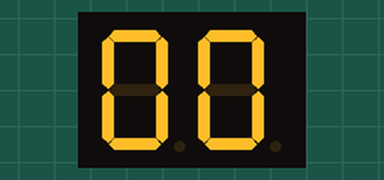
This sketch was run on a simulated Arduino Uno, built with avr-gcc and run on an emulated ATmega328P. On the bench: 2-digit seven-segment display. Wiring (inferred from the names in the program): 2-digit 7-segment display, segments lit when HIGH: segments pin 6, pin 5, pin 4, pin 3, pin 2, pin 1, pin 0, pin 7, pin 8, pin 9, pin 10, pin 11, pin 12, pin 13. The segment pins are drawn as the display they are named for.

Above: at 0.1 s.
At 5.1 s:
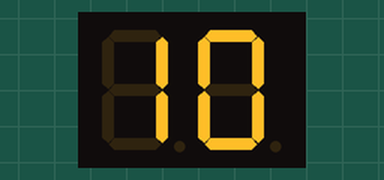
At 10.1 s:
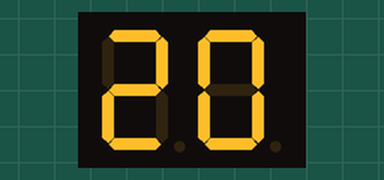
At 20.1 s:
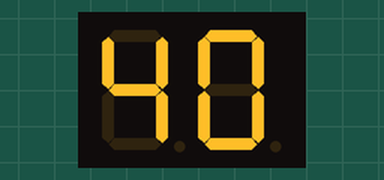
At 30.1 s:
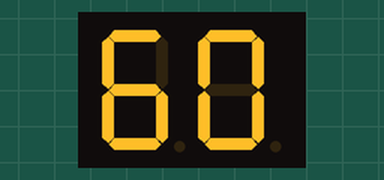
At 39.75 s:
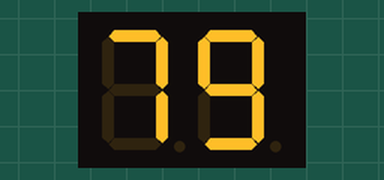

The sketch:

2_7SEGMENT.ino
```cpp
byte seg2[]={6,5,4,3,2,1,0};
byte seg1[]={7,8,9,10,11,12,13};
//byte seg3[]=;
int i=0,j=0;
void ZERO(byte A,byte B,byte C,byte D,byte E,byte F,byte G)
{
  digitalWrite(A,HIGH);
  digitalWrite(B,HIGH);
  digitalWrite(C,HIGH);
  digitalWrite(D,HIGH);
  digitalWrite(E,HIGH);
  digitalWrite(F,HIGH);
  digitalWrite(G,LOW);
}
void ONE(byte A,byte B,byte C,byte D,byte E,byte F,byte G)
{
  digitalWrite(A,LOW);
  digitalWrite(B,HIGH);
  digitalWrite(C,HIGH);
  digitalWrite(D,LOW);
  digitalWrite(E,LOW);
  digitalWrite(F,LOW);
  digitalWrite(G,LOW);
}
void TWO(byte *X)
{
  for(int j=0;j<7;j++)
  {
    if( j==2 || j==5)
    {
      digitalWrite(X[j],LOW);
    }
    else{
      digitalWrite(X[j],HIGH);
    }
  }
}
void THREE(byte A,byte B,byte C,byte D,byte E,byte F,byte G)
{
  digitalWrite(A,HIGH);
  digitalWrite(B,HIGH);
  digitalWrite(C,HIGH);
  digitalWrite(D,HIGH);
  digitalWrite(E,LOW);
  digitalWrite(F,LOW);
  digitalWrite(G,HIGH);
}
void FOUR(byte A,byte B,byte C,byte D,byte E,byte F,byte G)
{
  digitalWrite(A,LOW);
  digitalWrite(B,HIGH);
  digitalWrite(C,HIGH);
  digitalWrite(D,LOW);
  digitalWrite(E,LOW);
  digitalWrite(F,HIGH);
  digitalWrite(G,HIGH);
}
void FIVE(byte A,byte B,byte C,byte D,byte E,byte F,byte G)
{
  digitalWrite(A,HIGH);
  digitalWrite(B,LOW);
  digitalWrite(C,HIGH);
  digitalWrite(D,HIGH);
  digitalWrite(E,LOW);
  digitalWrite(F,HIGH);
  digitalWrite(G,HIGH);
}
void SIX(byte A,byte B,byte C,byte D,byte E,byte F,byte G)
{
  digitalWrite(A,HIGH);
  digitalWrite(B,LOW);
  digitalWrite(C,HIGH);
  digitalWrite(D,HIGH);
  digitalWrite(E,HIGH);
  digitalWrite(F,HIGH);
  digitalWrite(G,HIGH);
}
void SEVEN(byte A,byte B,byte C,byte D,byte E,byte F,byte G)
{
  digitalWrite(A,HIGH);
  digitalWrite(B,HIGH);
  digitalWrite(C,HIGH);
  digitalWrite(D,LOW);
  digitalWrite(E,LOW);
  digitalWrite(F,LOW);
  digitalWrite(G,LOW);
}
void EIGHT(byte A,byte B,byte C,byte D,byte E,byte F,byte G)
{
  digitalWrite(A,HIGH);
  digitalWrite(B,HIGH);
  digitalWrite(C,HIGH);
  digitalWrite(D,HIGH);
  digitalWrite(E,HIGH);
  digitalWrite(F,HIGH);
  digitalWrite(G,HIGH);
}
void NINE(byte A,byte B,byte C,byte D,byte E,byte F,byte G)
{
  digitalWrite(A,HIGH);
  digitalWrite(B,HIGH);
  digitalWrite(C,HIGH);
  digitalWrite(D,HIGH);
  digitalWrite(E,LOW);
  digitalWrite(F,HIGH);
  digitalWrite(G,HIGH);
}
void setup() {
  for(int i=0;i<7;i++)
 {
 pinMode(seg1[i],OUTPUT);   // put your setup code here, to run once:
 pinMode(seg2[i],OUTPUT);
// pinMode(seg3[i],OUTPUT);
 } // put your setup code here, to run once:

}

void loop() {

  for(int count=0;count<=99;count++)
  {

  i=count %10;
  j=count /10 ;
  switch(i)
  {
       case 0 : ZERO(seg1[0],seg1[1],seg1[2],seg1[3],seg1[4],seg1[5],seg1[6]);
              break;
    case 1 : ONE(seg1[0],seg1[1],seg1[2],seg1[3],seg1[4],seg1[5],seg1[6]);// put your main code here, to run repeatedly:
              break;
    case 2 :  TWO(seg1);
               break;
    case 3 :  THREE(seg1[0],seg1[1],seg1[2],seg1[3],seg1[4],seg1[5],seg1[6]);
               break;
    case 4 : FOUR(seg1[0],seg1[1],seg1[2],seg1[3],seg1[4],seg1[5],seg1[6]);
              break;
    case 5 :  FIVE(seg1[0],seg1[1],seg1[2],seg1[3],seg1[4],seg1[5],seg1[6]);
               break;
    case 6 :  SIX(seg1[0],seg1[1],seg1[2],seg1[3],seg1[4],seg1[5],seg1[6]);
               break;
    case 7 :  SEVEN(seg1[0],seg1[1],seg1[2],seg1[3],seg1[4],seg1[5],seg1[6]);
               break;
    case 8 :  EIGHT(seg1[0],seg1[1],seg1[2],seg1[3],seg1[4],seg1[5],seg1[6]);
               break;
    case 9 :  NINE(seg1[0],seg1[1],seg1[2],seg1[3],seg1[4],seg1[5],seg1[6]);
                 break;
  }
     switch(j)
  {

    case 0 : ZERO(seg2[0],seg2[1],seg2[2],seg2[3],seg2[4],seg2[5],seg2[6]);
              break;
    case 1 : ONE(seg2[0],seg2[1],seg2[2],seg2[3],seg2[4],seg2[5],seg2[6]);// put your main code here, to run repeatedly:
              break;
    case 2 :  TWO(seg2);
               break;
    case 3 :  THREE(seg2[0],seg2[1],seg2[2],seg2[3],seg2[4],seg2[5],seg2[6]);
               break;
    case 4 : FOUR(seg2[0],seg2[1],seg2[2],seg2[3],seg2[4],seg2[5],seg2[6]);
              break;
    case 5 :  FIVE(seg2[0],seg2[1],seg2[2],seg2[3],seg2[4],seg2[5],seg2[6]);
               break;
    case 6 :  SIX(seg2[0],seg2[1],seg2[2],seg2[3],seg2[4],seg2[5],seg2[6]);
               break;
    case 7 :  SEVEN(seg2[0],seg2[1],seg2[2],seg2[3],seg2[4],seg2[5],seg2[6]);
              break;
    case 8 :  EIGHT(seg2[0],seg2[1],seg2[2],seg2[3],seg2[4],seg2[5],seg2[6]);
               break;
    case 9 :  NINE(seg2[0],seg2[1],seg2[2],seg2[3],seg2[4],seg2[5],seg2[6]);
                 break;
  }

  delay(500);
  }


}
```

Measured:
- what the display in image 1 shows lasts 0.5 s, from 5.0 s to 5.5 s
